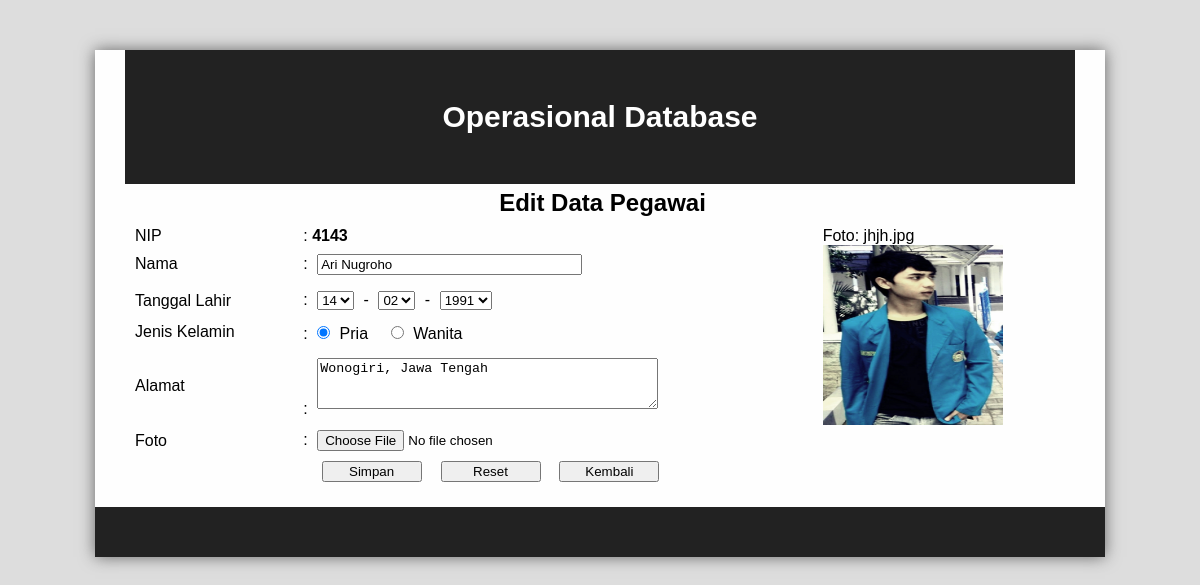
Screenshot of /index.php?page=edit&nip=4143 with the database file from the repository.
### tables this page shows
CREATE TABLE IF NOT EXISTS `pegawai` (
  `nip` varchar(18) NOT NULL DEFAULT '',
  `nama` varchar(30) NOT NULL DEFAULT '',
  `tgllahir` date NOT NULL DEFAULT '0000-00-00',
  `jenkel` enum('0','1') NOT NULL DEFAULT '0',
  `alamat` text NOT NULL,
  `namafoto` varchar(50) NOT NULL DEFAULT '',
  PRIMARY KEY (`nip`),
  UNIQUE KEY `nim` (`nip`),
  KEY `nim_2` (`nip`)
);

### edit.php (the view, shortened to what this page needs)
<?php
if (isset($_GET['nip'])) {
	$nip = $_GET['nip'];
} else {
	die ("Error. No Nip Selected! ");
}
$query = "SELECT * FROM pegawai WHERE nip='$nip'";
$sql = mysql_query ($query);
$hasil = mysql_fetch_array ($sql);
$nip = $hasil['nip'];
$nama = stripslashes ($hasil['nama']);
$jenkel = $hasil['jenkel'];
list($thn,$bln,$tgl) = explode ("-",$hasil['tgllahir']);
$alamat = stripslashes ($hasil['alamat']);
$namafoto = stripslashes ($hasil['namafoto']);
$foto = $hasil['namafoto'];
?>
<div id="content">
	<h2 align="center">Edit Data Pegawai</h2>
	<FORM ACTION="" METHOD="POST" NAME="input" enctype="multipart/form-data">
		<table cellpadding="0" cellspacing="0" border="0" width="950">
			<tr>
				<td width="150">NIP</td>
				<td width="463">: <b><?php echo $nip; ?></b></td>
				<td width="216">Foto: <?php echo $namafoto; ?></td>
			</tr>
			<tr>
				<td>Nama</td>
				<td>: <input type="text" name="nama" size="30" maxlength="30" value="<?php echo $nama; ?>"></td>
				<td rowspan="4"><?php echo "<img src='images/$foto' width='180' height='180'/>"; ?></td>
			</tr>
			<tr>
				<td>Tanggal Lahir</td>
				<td>:
				<select name="tgl">
				<?php
					for ($i=1; $i<=31; $i++) {
						$tg = ($i<10) ? "0$i" : $i;
						$sele = ($tg==$tgl)? "selected" : "";
						echo "<option value='$tg' $sele>$tg</option>";
					}
				?>
				</select> -
				<select name="bln">
				<?php
					for ($i=1; $i<=12; $i++) {
						$bl = ($i<10) ? "0$i" : $i;
						$sele = ($bl==$bln)?"selected" : "";
						echo "<option value='$bl' $sele>$bl</option>";
					}
				?>
				</select> -
				<select name="thn">
				<?php
					for ($i=1970; $i<=2000; $i++) {
						$sele = ($i==$thn)?"selected" : "";
						echo "<option value='$i' $sele>$i</option>";
					}
				?>
				</select>
				</td>
			</tr>
			<tr>
				<td>Jenis Kelamin</td>
				<td>: <input type="radio" name="jenkel" value="0" <?php echo ($jenkel==0)?"checked":""; ?>> Pria &nbsp;&nbsp;
				<input type="radio" name="jenkel" value="1" <?php echo ($jenkel==1)?"checked":""; ?>> Wanita</td>
			</tr>
			<tr>
				<td>Alamat</td>
				<td>: <textarea name="alamat" cols="40" rows="3"><?php echo $alamat; ?></textarea></td>
			</tr>
			<tr>
				<td>Foto</td>
				<td>: <input type="file" name="foto"/></td>
				<td>&nbsp;</td>
			</tr>
			<tr>
				<td>&nbsp;</td>
				<td>&nbsp;&nbsp;
				<input type="submit" name="Edit" value=" Simpan ">&nbsp;
				<input type="reset" name="reset" value=" Reset ">&nbsp;
				<a href="index.php"><input type="button" name="" value=" Kembali "/></a></td>
				<td>&nbsp;</td>
			</tr>
		</table>
	</FORM>
</div>

### style.css (style rules this page uses)
body { background-color:#ddd; font-family: Arial, Helvetica, sans-serif; }
a { text-decoration: none; color:#0000ff; }
input , select , textarea { margin:5px; }
input[type=submit] { width:100px; }
input[type=reset] { width:100px; }
input[type=button] { width:100px; }
h2 { padding-left: 5px; margin: 5px 0px 0px 0px; }
p, table { size: 10px; margin:0px; padding:10px; text-align:justify; }
#content { width:100%; }

### rows the page displays
pegawai: nip "4143", namafoto "jhjh.jpg", nama "Ari Nugroho", namafoto (picture), jenkel "☑", alamat "Wonogiri, Jawa Tengah"

### other values shown
form field tgl "14"
form field bln "02"
form field thn "1991"
